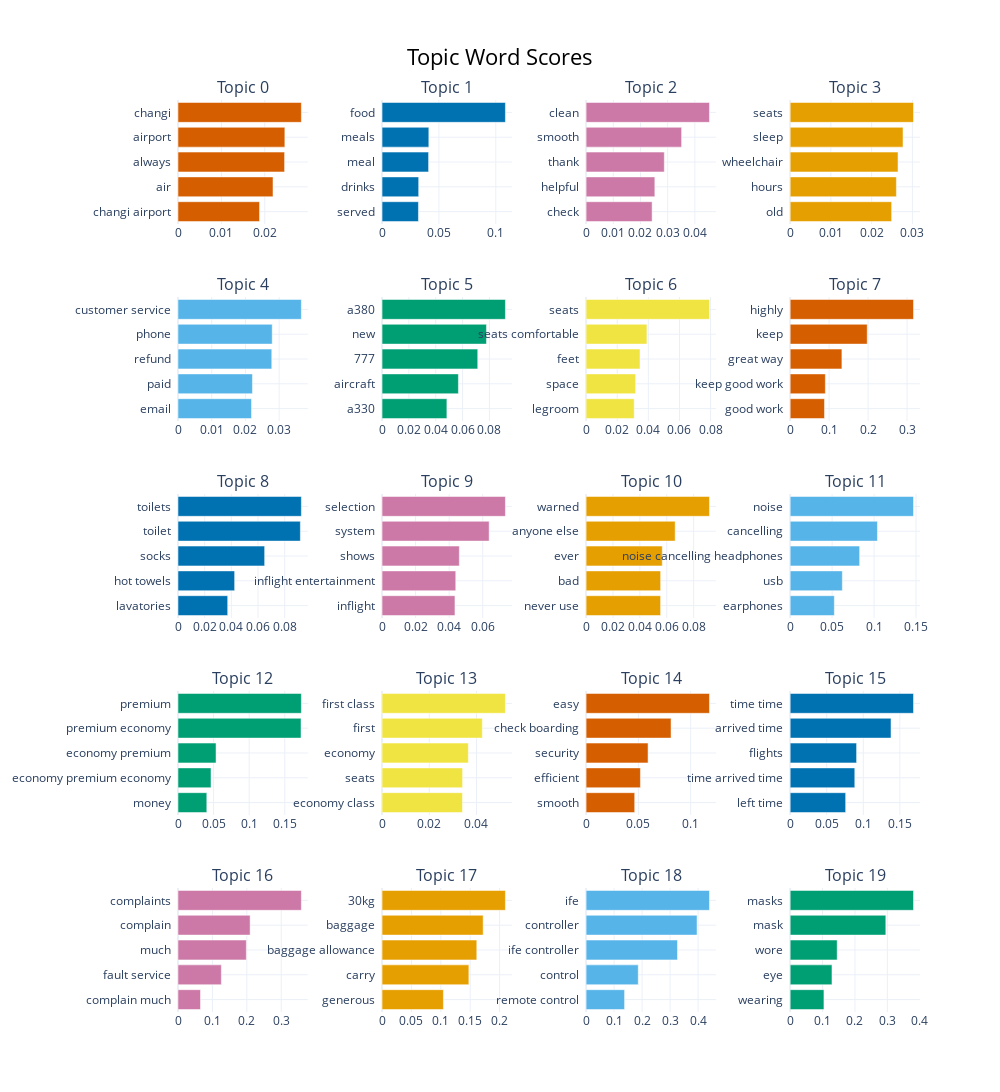

The cell this chart's notebook holds for it:
### Code cell
topic_model_all_data_sentence.visualize_barchart(top_n_topics=len(topic_model_all_data_sentence.get_topic_info()))

### Figure 1 — Plotly figure (JSON) as saved in the notebook; plotly's stock layout.template omitted (floating-point values rounded to 4 significant figures)
{"data": [{"marker": {"color": "#D55E00"}, "orientation": "h", "type": "bar", "x": [0.01879, 0.02189, 0.02456, 0.02462, 0.02843], "xaxis": "x", "y": ["changi airport  ", "air  ", "always  ", "airport  ", "changi  "], "yaxis": "y"}, {"marker": {"color": "#0072B2"}, "orientation": "h", "type": "bar", "x": [0.03198, 0.0322, 0.04092, 0.04113, 0.1084], "xaxis": "x2", "y": ["served  ", "drinks  ", "meal  ", "meals  ", "food  "], "yaxis": "y2"}, {"marker": {"color": "#CC79A7"}, "orientation": "h", "type": "bar", "x": [0.02428, 0.02528, 0.02876, 0.03513, 0.04536], "xaxis": "x3", "y": ["check  ", "helpful  ", "thank  ", "smooth  ", "clean  "], "yaxis": "y3"}, {"marker": {"color": "#E69F00"}, "orientation": "h", "type": "bar", "x": [0.02491, 0.02607, 0.02648, 0.0277, 0.03028], "xaxis": "x4", "y": ["old  ", "hours  ", "wheelchair  ", "sleep  ", "seats  "], "yaxis": "y4"}, {"marker": {"color": "#56B4E9"}, "orientation": "h", "type": "bar", "x": [0.02181, 0.02209, 0.02782, 0.02795, 0.03659], "xaxis": "x5", "y": ["email  ", "paid  ", "refund  ", "phone  ", "customer service  "], "yaxis": "y5"}, {"marker": {"color": "#009E73"}, "orientation": "h", "type": "bar", "x": [0.04831, 0.05689, 0.0713, 0.07778, 0.09191], "xaxis": "x6", "y": ["a330  ", "aircraft  ", "777  ", "new  ", "a380  "], "yaxis": "y6"}, {"marker": {"color": "#F0E442"}, "orientation": "h", "type": "bar", "x": [0.0309, 0.03184, 0.03464, 0.03909, 0.07927], "xaxis": "x7", "y": ["legroom  ", "space  ", "feet  ", "seats comfortable  ", "seats  "], "yaxis": "y7"}, {"marker": {"color": "#D55E00"}, "orientation": "h", "type": "bar", "x": [0.08816, 0.09031, 0.1328, 0.1978, 0.3165], "xaxis": "x8", "y": ["good work  ", "keep good work  ", "great way  ", "keep  ", "highly  "], "yaxis": "y8"}, {"marker": {"color": "#0072B2"}, "orientation": "h", "type": "bar", "x": [0.03726, 0.04247, 0.06497, 0.09173, 0.09248], "xaxis": "x9", "y": ["lavatories  ", "hot towels  ", "socks  ", "toilet  ", "toilets  "], "yaxis": "y9"}, {"marker": {"color": "#CC79A7"}, "orientation": "h", "type": "bar", "x": [0.04346, 0.04393, 0.04606, 0.06384, 0.07353], "xaxis": "x10", "y": ["inflight  ", "inflight entertainment  ", "shows  ", "system  ", "selection  "], "yaxis": "y10"}, {"marker": {"color": "#E69F00"}, "orientation": "h", "type": "bar", "x": [0.05542, 0.05545, 0.05667, 0.06626, 0.09177], "xaxis": "x11", "y": ["never use  ", "bad  ", "ever  ", "anyone else  ", "warned  "], "yaxis": "y11"}, {"marker": {"color": "#56B4E9"}, "orientation": "h", "type": "bar", "x": [0.05265, 0.06217, 0.08277, 0.104, 0.147], "xaxis": "x12", "y": ["earphones  ", "usb  ", "noise cancelling headphones  ", "cancelling  ", "noise  "], "yaxis": "y12"}, {"marker": {"color": "#009E73"}, "orientation": "h", "type": "bar", "x": [0.04048, 0.04638, 0.05344, 0.1728, 0.1733], "xaxis": "x13", "y": ["money  ", "economy premium economy  ", "economy premium  ", "premium economy  ", "premium  "], "yaxis": "y13"}, {"marker": {"color": "#F0E442"}, "orientation": "h", "type": "bar", "x": [0.03406, 0.03411, 0.03654, 0.04246, 0.05225], "xaxis": "x14", "y": ["economy class  ", "seats  ", "economy  ", "first  ", "first class  "], "yaxis": "y14"}, {"marker": {"color": "#D55E00"}, "orientation": "h", "type": "bar", "x": [0.04647, 0.05194, 0.05924, 0.08123, 0.118], "xaxis": "x15", "y": ["smooth  ", "efficient  ", "security  ", "check boarding  ", "easy  "], "yaxis": "y15"}, {"marker": {"color": "#0072B2"}, "orientation": "h", "type": "bar", "x": [0.07591, 0.08839, 0.09085, 0.1379, 0.1687], "xaxis": "x16", "y": ["left time  ", "time arrived time  ", "flights  ", "arrived time  ", "time time  "], "yaxis": "y16"}, {"marker": {"color": "#CC79A7"}, "orientation": "h", "type": "bar", "x": [0.06539, 0.126, 0.1986, 0.2096, 0.3584], "xaxis": "x17", "y": ["complain much  ", "fault service  ", "much  ", "complain  ", "complaints  "], "yaxis": "y17"}, {"marker": {"color": "#E69F00"}, "orientation": "h", "type": "bar", "x": [0.1044, 0.1477, 0.1612, 0.1721, 0.2099], "xaxis": "x18", "y": ["generous  ", "carry  ", "baggage allowance  ", "baggage  ", "30kg  "], "yaxis": "y18"}, {"marker": {"color": "#56B4E9"}, "orientation": "h", "type": "bar", "x": [0.1374, 0.1862, 0.3263, 0.3962, 0.4405], "xaxis": "x19", "y": ["remote control  ", "control  ", "ife controller  ", "controller  ", "ife  "], "yaxis": "y19"}, {"marker": {"color": "#009E73"}, "orientation": "h", "type": "bar", "x": [0.1043, 0.129, 0.1451, 0.2952, 0.3807], "xaxis": "x20", "y": ["wearing  ", "eye  ", "wore  ", "mask  ", "masks  "], "yaxis": "y20"}], "layout": {"annotations": [{"font": {"size": 16}, "showarrow": false, "text": "Topic 0", "x": 0.0875, "xanchor": "center", "xref": "paper", "y": 1.0, "yanchor": "bottom", "yref": "paper"}, {"font": {"size": 16}, "showarrow": false, "text": "Topic 1", "x": 0.3625, "xanchor": "center", "xref": "paper", "y": 1.0, "yanchor": "bottom", "yref": "paper"}, {"font": {"size": 16}, "showarrow": false, "text": "Topic 2", "x": 0.6375, "xanchor": "center", "xref": "paper", "y": 1.0, "yanchor": "bottom", "yref": "paper"}, {"font": {"size": 16}, "showarrow": false, "text": "Topic 3", "x": 0.9125, "xanchor": "center", "xref": "paper", "y": 1.0, "yanchor": "bottom", "yref": "paper"}, {"font": {"size": 16}, "showarrow": false, "text": "Topic 4", "x": 0.0875, "xanchor": "center", "xref": "paper", "y": 0.784, "yanchor": "bottom", "yref": "paper"}, {"font": {"size": 16}, "showarrow": false, "text": "Topic 5", "x": 0.3625, "xanchor": "center", "xref": "paper", "y": 0.784, "yanchor": "bottom", "yref": "paper"}, {"font": {"size": 16}, "showarrow": false, "text": "Topic 6", "x": 0.6375, "xanchor": "center", "xref": "paper", "y": 0.784, "yanchor": "bottom", "yref": "paper"}, {"font": {"size": 16}, "showarrow": false, "text": "Topic 7", "x": 0.9125, "xanchor": "center", "xref": "paper", "y": 0.784, "yanchor": "bottom", "yref": "paper"}, {"font": {"size": 16}, "showarrow": false, "text": "Topic 8", "x": 0.0875, "xanchor": "center", "xref": "paper", "y": 0.568, "yanchor": "bottom", "yref": "paper"}, {"font": {"size": 16}, "showarrow": false, "text": "Topic 9", "x": 0.3625, "xanchor": "center", "xref": "paper", "y": 0.568, "yanchor": "bottom", "yref": "paper"}, {"font": {"size": 16}, "showarrow": false, "text": "Topic 10", "x": 0.6375, "xanchor": "center", "xref": "paper", "y": 0.568, "yanchor": "bottom", "yref": "paper"}, {"font": {"size": 16}, "showarrow": false, "text": "Topic 11", "x": 0.9125, "xanchor": "center", "xref": "paper", "y": 0.568, "yanchor": "bottom", "yref": "paper"}, {"font": {"size": 16}, "showarrow": false, "text": "Topic 12", "x": 0.0875, "xanchor": "center", "xref": "paper", "y": 0.352, "yanchor": "bottom", "yref": "paper"}, {"font": {"size": 16}, "showarrow": false, "text": "Topic 13", "x": 0.3625, "xanchor": "center", "xref": "paper", "y": 0.352, "yanchor": "bottom", "yref": "paper"}, {"font": {"size": 16}, "showarrow": false, "text": "Topic 14", "x": 0.6375, "xanchor": "center", "xref": "paper", "y": 0.352, "yanchor": "bottom", "yref": "paper"}, {"font": {"size": 16}, "showarrow": false, "text": "Topic 15", "x": 0.9125, "xanchor": "center", "xref": "paper", "y": 0.352, "yanchor": "bottom", "yref": "paper"}, {"font": {"size": 16}, "showarrow": false, "text": "Topic 16", "x": 0.0875, "xanchor": "center", "xref": "paper", "y": 0.136, "yanchor": "bottom", "yref": "paper"}, {"font": {"size": 16}, "showarrow": false, "text": "Topic 17", "x": 0.3625, "xanchor": "center", "xref": "paper", "y": 0.136, "yanchor": "bottom", "yref": "paper"}, {"font": {"size": 16}, "showarrow": false, "text": "Topic 18", "x": 0.6375, "xanchor": "center", "xref": "paper", "y": 0.136, "yanchor": "bottom", "yref": "paper"}, {"font": {"size": 16}, "showarrow": false, "text": "Topic 19", "x": 0.9125, "xanchor": "center", "xref": "paper", "y": 0.136, "yanchor": "bottom", "yref": "paper"}], "height": 1250, "hoverlabel": {"bgcolor": "white", "font": {"family": "Rockwell", "size": 16}}, "showlegend": false, "title": {"font": {"color": "Black", "size": 22}, "text": "Topic Word Scores", "x": 0.5, "xanchor": "center", "yanchor": "top"}, "width": 1000, "xaxis": {"anchor": "y", "domain": [0, 0.175], "showgrid": true}, "xaxis10": {"anchor": "y10", "domain": [0.275, 0.45], "showgrid": true}, "xaxis11": {"anchor": "y11", "domain": [0.55, 0.725], "showgrid": true}, "xaxis12": {"anchor": "y12", "domain": [0.825, 1], "showgrid": true}, "xaxis13": {"anchor": "y13", "domain": [0, 0.175], "showgrid": true}, "xaxis14": {"anchor": "y14", "domain": [0.275, 0.45], "showgrid": true}, "xaxis15": {"anchor": "y15", "domain": [0.55, 0.725], "showgrid": true}, "xaxis16": {"anchor": "y16", "domain": [0.825, 1], "showgrid": true}, "xaxis17": {"anchor": "y17", "domain": [0, 0.175], "showgrid": true}, "xaxis18": {"anchor": "y18", "domain": [0.275, 0.45], "showgrid": true}, "xaxis19": {"anchor": "y19", "domain": [0.55, 0.725], "showgrid": true}, "xaxis2": {"anchor": "y2", "domain": [0.275, 0.45], "showgrid": true}, "xaxis20": {"anchor": "y20", "domain": [0.825, 1], "showgrid": true}, "xaxis3": {"anchor": "y3", "domain": [0.55, 0.725], "showgrid": true}, "xaxis4": {"anchor": "y4", "domain": [0.825, 1], "showgrid": true}, "xaxis5": {"anchor": "y5", "domain": [0, 0.175], "showgrid": true}, "xaxis6": {"anchor": "y6", "domain": [0.275, 0.45], "showgrid": true}, "xaxis7": {"anchor": "y7", "domain": [0.55, 0.725], "showgrid": true}, "xaxis8": {"anchor": "y8", "domain": [0.825, 1], "showgrid": true}, "xaxis9": {"anchor": "y9", "domain": [0, 0.175], "showgrid": true}, "yaxis": {"anchor": "x", "domain": [0.864, 1.0], "showgrid": true}, "yaxis10": {"anchor": "x10", "domain": [0.432, 0.568], "showgrid": true}, "yaxis11": {"anchor": "x11", "domain": [0.432, 0.568], "showgrid": true}, "yaxis12": {"anchor": "x12", "domain": [0.432, 0.568], "showgrid": true}, "yaxis13": {"anchor": "x13", "domain": [0.216, 0.352], "showgrid": true}, "yaxis14": {"anchor": "x14", "domain": [0.216, 0.352], "showgrid": true}, "yaxis15": {"anchor": "x15", "domain": [0.216, 0.352], "showgrid": true}, "yaxis16": {"anchor": "x16", "domain": [0.216, 0.352], "showgrid": true}, "yaxis17": {"anchor": "x17", "domain": [0, 0.136], "showgrid": true}, "yaxis18": {"anchor": "x18", "domain": [0, 0.136], "showgrid": true}, "yaxis19": {"anchor": "x19", "domain": [0, 0.136], "showgrid": true}, "yaxis2": {"anchor": "x2", "domain": [0.864, 1.0], "showgrid": true}, "yaxis20": {"anchor": "x20", "domain": [0, 0.136], "showgrid": true}, "yaxis3": {"anchor": "x3", "domain": [0.864, 1.0], "showgrid": true}, "yaxis4": {"anchor": "x4", "domain": [0.864, 1.0], "showgrid": true}, "yaxis5": {"anchor": "x5", "domain": [0.648, 0.784], "showgrid": true}, "yaxis6": {"anchor": "x6", "domain": [0.648, 0.784], "showgrid": true}, "yaxis7": {"anchor": "x7", "domain": [0.648, 0.784], "showgrid": true}, "yaxis8": {"anchor": "x8", "domain": [0.648, 0.784], "showgrid": true}, "yaxis9": {"anchor": "x9", "domain": [0.432, 0.568], "showgrid": true}}}
